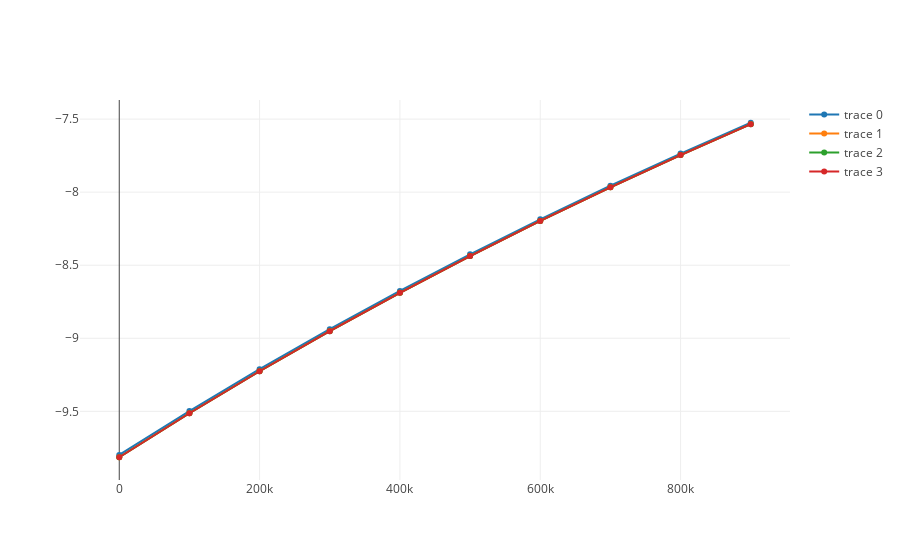

The code cell stored with this chart in its notebook:
### Code cell
plot_data = [
    go.Scatter(
        x = field_df['$altitude [m]$'],
        y = field_df['$g_x$']
    )
    for field_df in field_dfs
]

iplot(plot_data)

### Figure 1 — Plotly figure (JSON) as saved in the notebook; plotly's stock layout.template omitted (floating-point values rounded to 4 significant figures)
{"data": [{"type": "scatter", "uid": "13481b5d-c262-4c54-895f-eccbcb296293", "x": [0, 100000, 200000, 300000, 400000, 500000, 600000, 700000, 800000, 900000], "y": [-9.798, -9.498, -9.212, -8.938, -8.676, -8.426, -8.186, -7.956, -7.736, -7.525]}, {"type": "scatter", "uid": "f342e398-94c6-4da5-9102-84536f75ef9b", "x": [0, 100000, 200000, 300000, 400000, 500000, 600000, 700000, 800000, 900000], "y": [-9.814, -9.513, -9.226, -8.951, -8.688, -8.437, -8.197, -7.967, -7.746, -7.534]}, {"type": "scatter", "uid": "382c96bf-10f4-48b5-8802-5d9f250b3eb9", "x": [0, 100000, 200000, 300000, 400000, 500000, 600000, 700000, 800000, 900000], "y": [-9.814, -9.513, -9.226, -8.951, -8.689, -8.437, -8.197, -7.967, -7.746, -7.534]}, {"type": "scatter", "uid": "3c12e29a-4b76-42eb-82c7-721b92e11ebb", "x": [0, 100000, 200000, 300000, 400000, 500000, 600000, 700000, 800000, 900000], "y": [-9.814, -9.513, -9.226, -8.951, -8.689, -8.437, -8.197, -7.967, -7.746, -7.534]}], "layout": {"autosize": true, "xaxis": {"autorange": true, "range": [-53640.0, 953600.0], "type": "linear"}, "yaxis": {"autorange": true, "range": [-9.982, -7.357], "type": "linear"}}}
